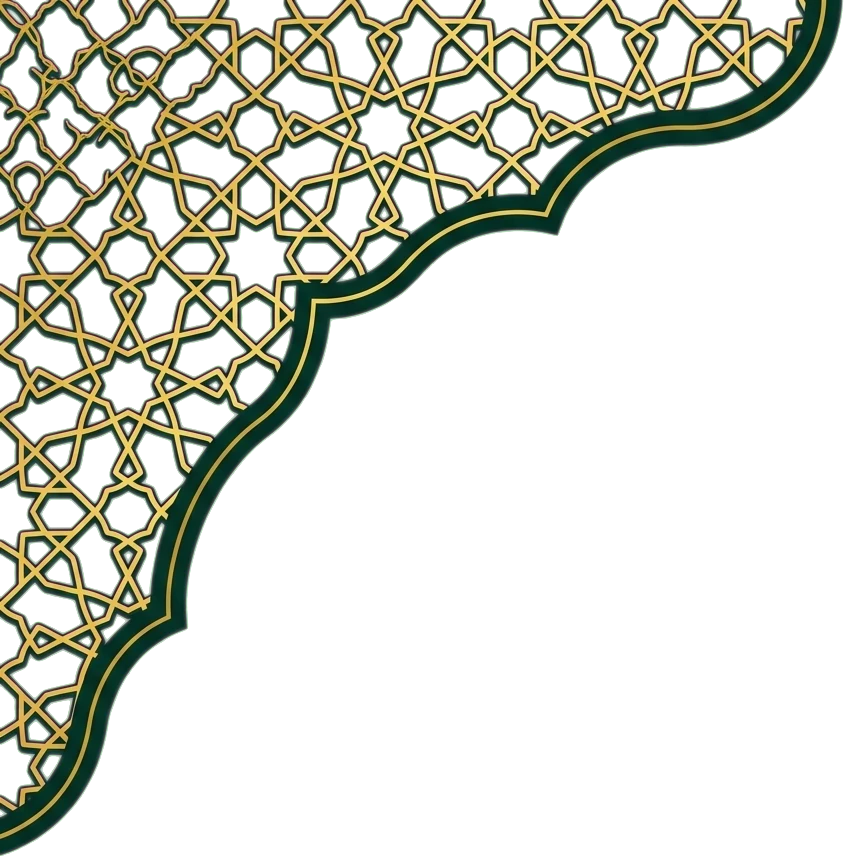
#> input picture app_flutter/assets/images/lattice-corner-left.webp, 856 x 868 px
$ python fix-pink-glow.py ../../app_flutter/assets/images/lattice-corner-left.webp
#> lines starting #> are read from the running program, lines starting #| are printed output that depends on the picture; after the words box and inside, x2 and y2 are one past the last pixel; in counts of white or black regions, pixels touching at a corner belong together
#!/usr/bin/env python3
"""Turn the pink/peach spill left in soft glows (generated on magenta) back into warm gold.
usage: fix-pink-glow.py <file.webp> [...]   (run after key-magenta.py; rule 6.3 is still the better fix)"""
import sys
import numpy as np
from PIL import Image
for f in sys.argv[1:]:
    im = np.asarray(Image.open(f).convert('RGBA')).astype(np.float32)
    rgb = im[..., :3]; r, g, b = rgb[..., 0], rgb[..., 1], rgb[..., 2]
#> after `rgb = im[..., :3]`:
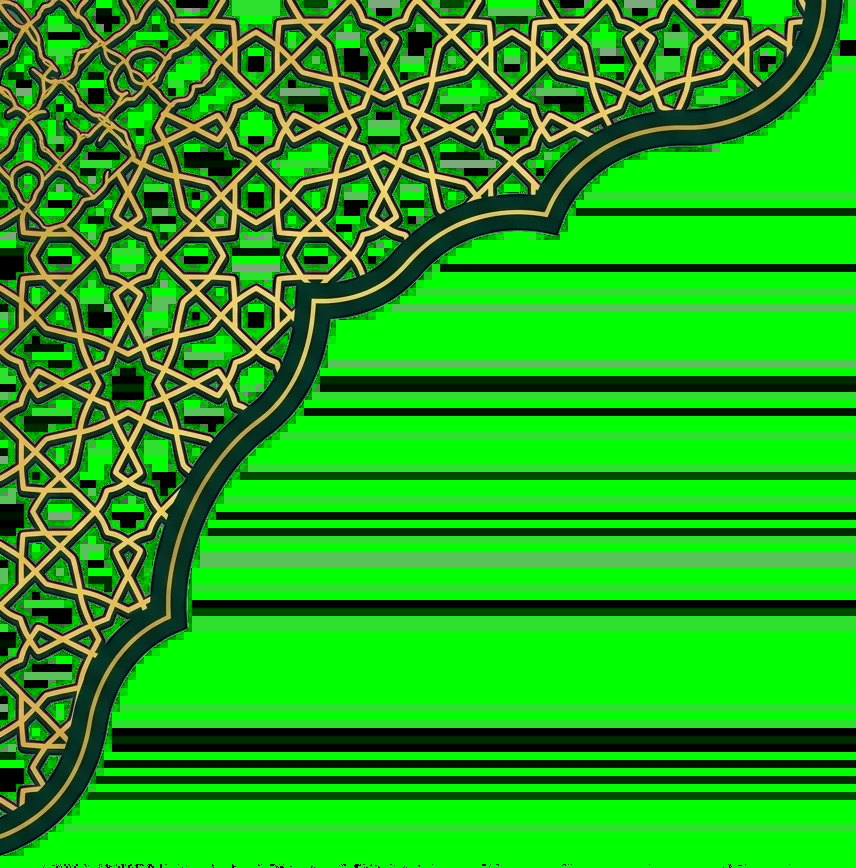
#> rgb: shape (868, 856, 3) float32; mean R, G, B 32.7, 169.3, 24.9
#> after `r, g, b = (rgb[..., 0], rgb[..., 1], rgb[..., 2])`:
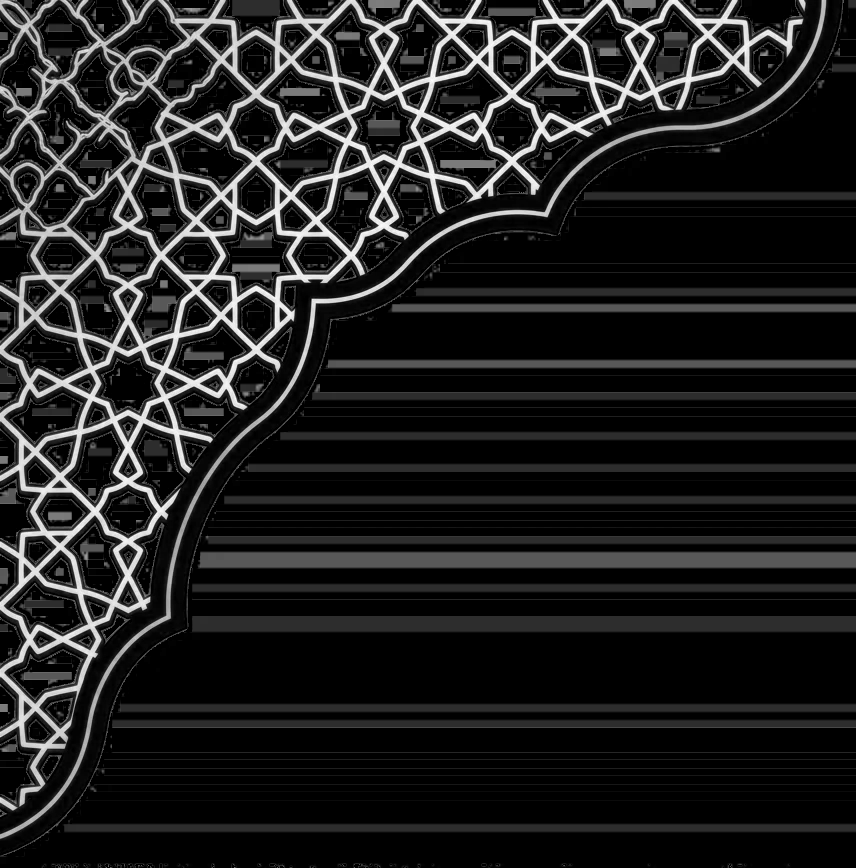
#> r: shape (868, 856) float32; min 0, max 255, mean 32.8
#> after `r, g, b = (rgb[..., 0], rgb[..., 1], rgb[..., 2])`:
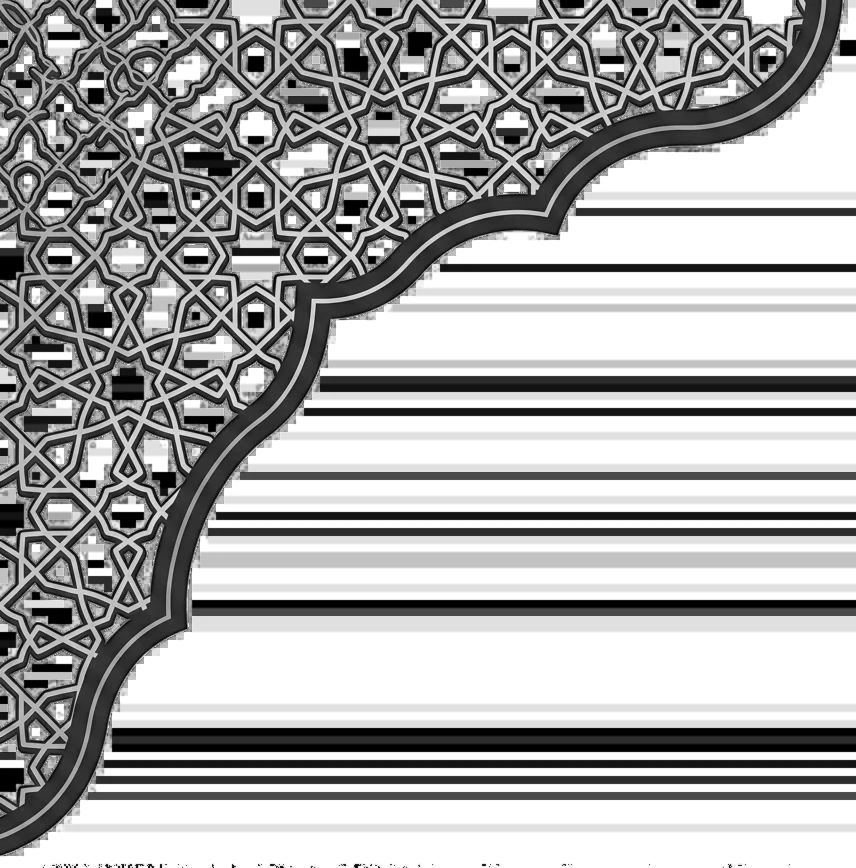
#> g: shape (868, 856) float32; min 0, max 255, mean 169
#> after `r, g, b = (rgb[..., 0], rgb[..., 1], rgb[..., 2])`:
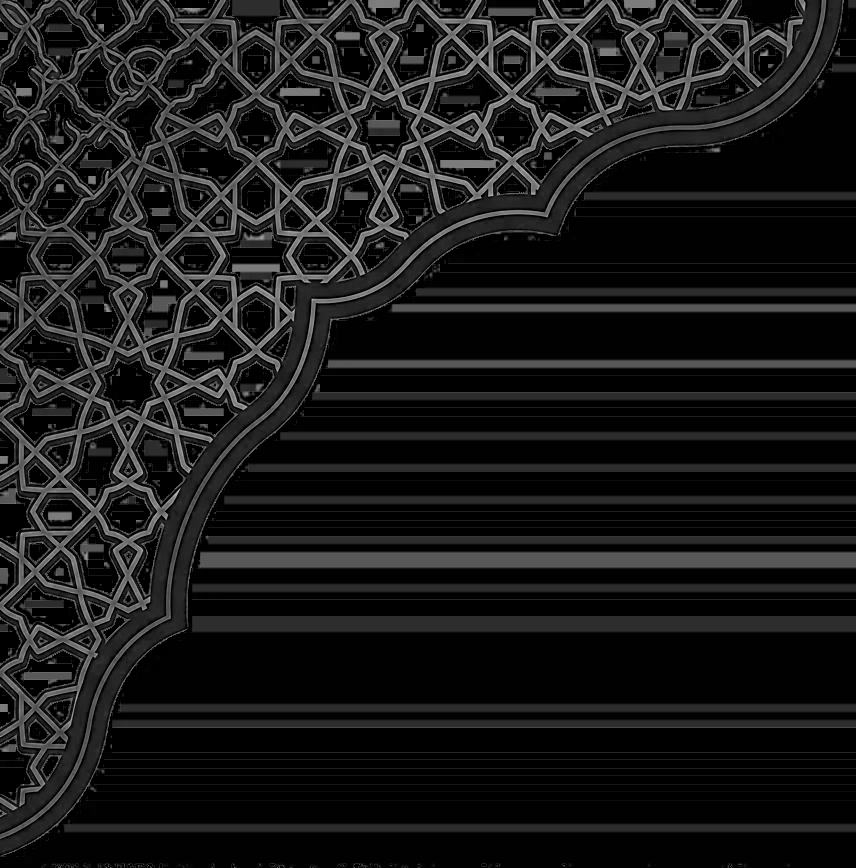
#> b: shape (868, 856) float32; min 0, max 193, mean 25
    ratio = g / np.maximum(r, 1)                      # gold has g/r ≈ 0.76
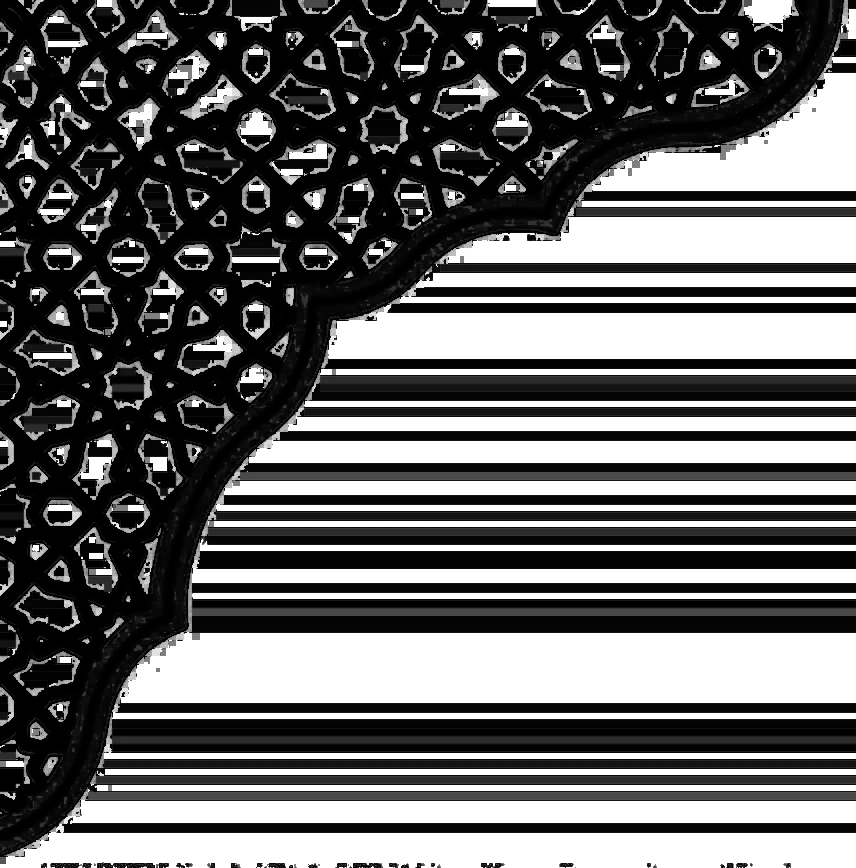
#> ratio: shape (868, 856) float32; min 0, max 255, mean 103
    bad = (r > g + 25) & (ratio < 0.7) & (b > g * 0.5)
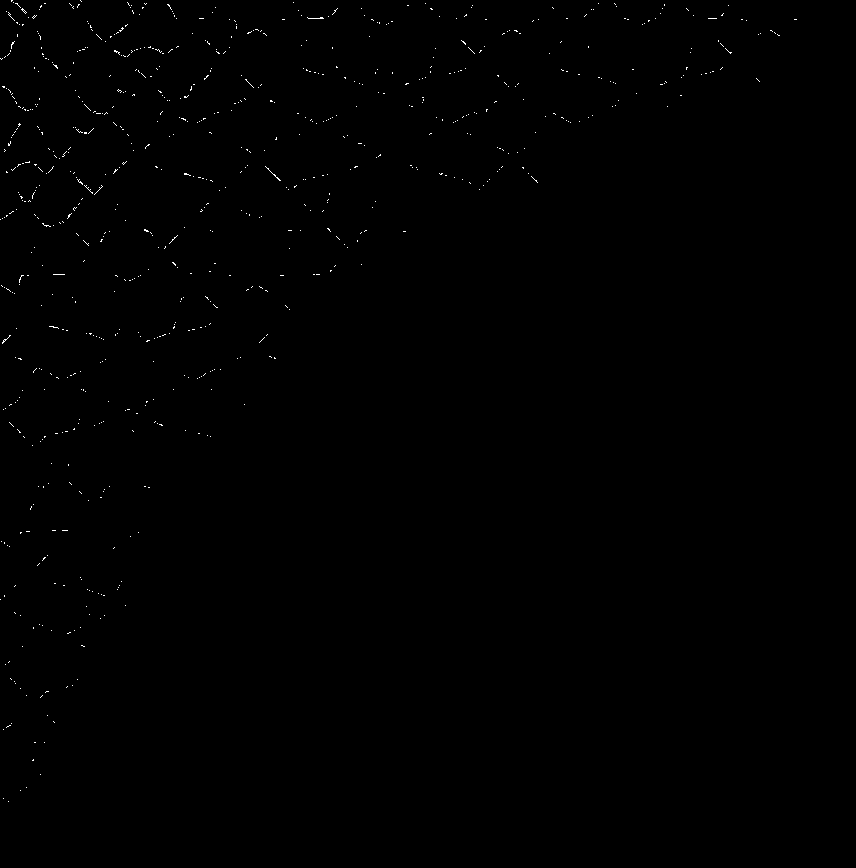
#> bad: shape (868, 856) bool; 0.25% white in thin lines or dots, all inside (x1, y1, x2, y2) = (0, 0, 797, 802)
    w = np.clip((0.72 - ratio) / 0.25, 0, 1) * bad
    rgb[..., 1] = g * (1 - w) + r * 0.76 * w
#> rgb: shape (868, 856, 3) float32; 0.25% of pixels changed, all inside (x1, y1, x2, y2) = (0, 0, 797, 802)
    rgb[..., 2] = b * (1 - w) + r * 0.12 * w
#> rgb: shape (868, 856, 3) float32; mean R, G, B 32.7, 169.3, 24.9
    Image.fromarray(np.dstack([np.clip(rgb, 0, 255), im[..., 3]]).astype(np.uint8), 'RGBA').save(f, quality=92, method=6)
    print('fixed', f)
